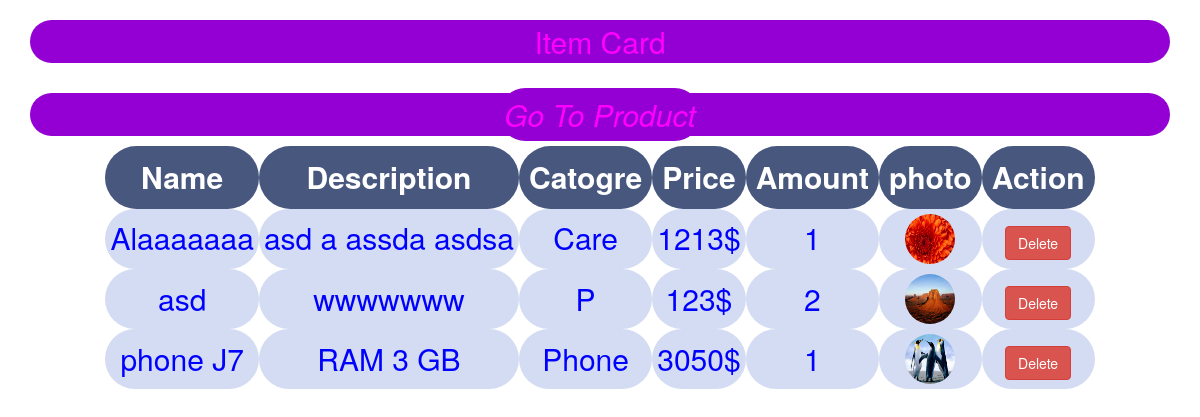
Screenshot of /card.php with the database file from the repository.
### tables this page shows
CREATE TABLE `card` (
  `prod_id` int(11) NOT NULL,
  `name` varchar(100) NOT NULL,
  `description` varchar(250) NOT NULL,
  `price` decimal(10,0) NOT NULL,
  `photo` varchar(100) DEFAULT NULL,
  `catogre` varchar(40) DEFAULT NULL
);

### database.php (called while the page is built, shortened)
<?php
class database {
    function __construct() {
   	$this->pdo = new PDO("mysql:host=localhost;dbname=datab","root",
   	"",array(PDO::MYSQL_ATTR_INIT_COMMAND => "SET NAMES UTF8"));
     }
      public function getRows($query, $params=array()){
      	        $stmt = $this->pdo->prepare($query);
                $stmt->execute($params);
                return $stmt->fetchAll();
            }
}
$db = new database;
?>

### card.php (the view, shortened to what this page needs)
<!DOCTYPE html>
<html>
<head>
    <link rel="stylesheet" type="text/css" href="css/bootstrap.css">
    <link rel="stylesheet" type="text/css" href="css/style.css">
    <link rel="stylesheet" type="text/css" href="css/stylecard.css">
</head>
<body>
<div class="container">
    <div class="row">
        <div class="col-xs-12"><h1>Item Card</h1></div>
        <div class="col-xs-12"><h1> <i><a href="product.php">Go To Product</a></i></h1></div>
<div class="col-xs-12">
    <div id="container" align="center">
        <div id="main" align="center">
    <table>
        <tr>
            <th>Name</th>
            <th>Description</th>
            <th>Catogre</th>
            <th>Price</th>
            <th>Amount</th>
            <th>photo</th>
            <th>Action</th>
        </tr>
        <?php
        include_once('database.php');
        $rows = $db->getRows("SELECT *,count(*) as amount FROM card group by name ORDER BY name ASC", array());
        foreach ($rows as $row) {?>
            <tr>
                <td><?php echo $row['name'];?></td>
                <td><?php echo $row['description'];?></td>
                <td><?php echo $row['catogre'];?></td>
                <td><?php echo $row['price'];?>$</td>
                <td><?php echo $row['amount'];?></td>
                <td><img src='photos/<?php echo $row['photo']; ?>' width="50" height="50"></td>
                <td> <?php echo  "<a href=\"delete.php?id=$row[prod_id]\"
		onClick=\"return confirm('Are you sure you want to delete?')\" class='btn btn-danger'>Delete</a>" ?></td>
            </tr>
            <?php
        }
        ?>
    </table>
        </div>
                </div>
            </div>
    </div>
    </div>
</body>
</html>

### css/style.css (style rules this page uses)
h1,a { font-size: 30px; color:#FF00FF; background-color:#9400D3; border-radius:30px; text-decoration: none; text-align: center; padding:5px; }
img { border-radius: 30px; }

### css/stylecard.css (style rules this page uses)
img { border-radius: 30px }
table { font-size: 30px; text-align: center; }
#main table th { padding: 10px; background-color: #48577D; color: #fff; text-align: center; }
#main table td { padding: 5px; border-radius: 40px; color: #00f; }
#main table tr { background-color: #d3dcf2; }
#main table th { border-radius: 40px; }

### rows the page displays
card: name "Alaaaaaaa", description "asd a assda asdsa", catogre "Care", price "1213", amount "1", photo (picture)
card: name "asd", description "wwwwwww", catogre "P", price "123", amount "2", photo (picture)
card: name "phone J7", description "RAM 3 GB", catogre "Phone", price "3050", amount "1", photo (picture)
